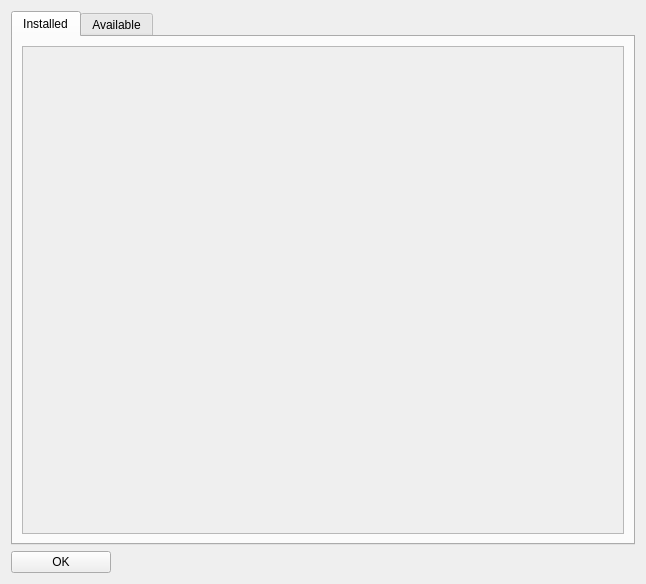
<?xml version="1.0" encoding="UTF-8"?>
<ui version="4.0">
 <class>PluginManager</class>
 <widget class="QWidget" name="PluginManager">
  <property name="windowModality">
   <enum>Qt::ApplicationModal</enum>
  </property>
  <property name="geometry">
   <rect>
    <x>0</x>
    <y>0</y>
    <width>646</width>
    <height>584</height>
   </rect>
  </property>
  <property name="windowTitle">
   <string>Plugin Manager</string>
  </property>
  <layout class="QVBoxLayout" name="verticalLayout_4">
   <item>
    <layout class="QVBoxLayout" name="verticalLayout">
     <item>
      <widget class="QTabWidget" name="tabWidget">
       <property name="enabled">
        <bool>true</bool>
       </property>
       <property name="currentIndex">
        <number>0</number>
       </property>
       <widget class="QWidget" name="tab">
        <attribute name="title">
         <string>Installed</string>
        </attribute>
        <layout class="QVBoxLayout" name="verticalLayout_5">
         <item>
          <widget class="QScrollArea" name="scrollArea_2">
           <property name="widgetResizable">
            <bool>true</bool>
           </property>
           <widget class="QWidget" name="scrollAreaWidgetContents_2">
            <property name="geometry">
             <rect>
              <x>0</x>
              <y>0</y>
              <width>562</width>
              <height>455</height>
             </rect>
            </property>
            <layout class="QVBoxLayout" name="verticalLayout_9">
             <item>
              <widget class="QWidget" name="local_group" native="true">
               <layout class="QVBoxLayout" name="verticalLayout_13">
                <item>
                 <layout class="QVBoxLayout" name="local_group_lay"/>
                </item>
               </layout>
              </widget>
             </item>
            </layout>
           </widget>
          </widget>
         </item>
        </layout>
       </widget>
       <widget class="QWidget" name="tab_2">
        <attribute name="title">
         <string>Available</string>
        </attribute>
        <layout class="QVBoxLayout" name="verticalLayout_6">
         <item>
          <layout class="QVBoxLayout" name="verticalLayout_2">
           <item>
            <widget class="QScrollArea" name="scrollArea">
             <property name="widgetResizable">
              <bool>true</bool>
             </property>
             <widget class="QWidget" name="scrollAreaWidgetContents">
              <property name="geometry">
               <rect>
                <x>0</x>
                <y>0</y>
                <width>560</width>
                <height>386</height>
               </rect>
              </property>
              <layout class="QVBoxLayout" name="verticalLayout_8">
               <item>
                <widget class="QWidget" name="remote_group" native="true">
                 <layout class="QVBoxLayout" name="verticalLayout_11">
                  <item>
                   <layout class="QVBoxLayout" name="remote_group_lay"/>
                  </item>
                 </layout>
                </widget>
               </item>
              </layout>
             </widget>
            </widget>
           </item>
           <item>
            <widget class="QLabel" name="label">
             <property name="text">
              <string>Install Plugin from URL</string>
             </property>
            </widget>
           </item>
           <item>
            <layout class="QHBoxLayout" name="horizontalLayout">
             <item>
              <widget class="QLineEdit" name="install_location"/>
             </item>
             <item>
              <widget class="QPushButton" name="install_button">
               <property name="text">
                <string>Go</string>
               </property>
              </widget>
             </item>
            </layout>
           </item>
          </layout>
         </item>
        </layout>
       </widget>
      </widget>
     </item>
     <item>
      <widget class="QPushButton" name="accept">
       <property name="maximumSize">
        <size>
         <width>100</width>
         <height>16777215</height>
        </size>
       </property>
       <property name="text">
        <string>OK</string>
       </property>
      </widget>
     </item>
    </layout>
   </item>
  </layout>
 </widget>
 <resources/>
 <connections/>
</ui>
